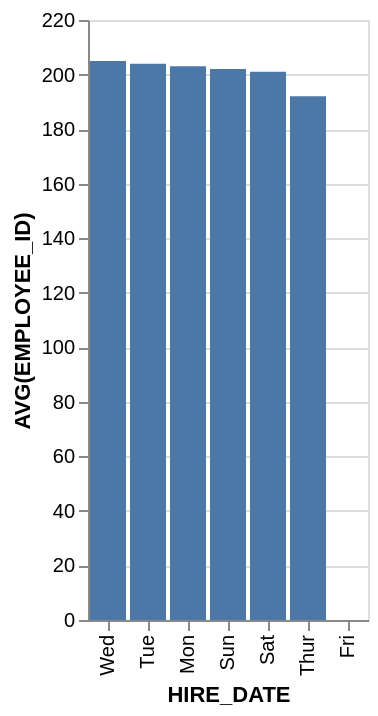

The specification (Vega-Lite) saved for this image:
### Vega-Lite specification from a JSON file in a GitHub repository (floating-point values rounded to 4 significant figures)
{"data": {"values": [{"x_data": "Mon", "y_data": 203}, {"x_data": "Tue", "y_data": 204}, {"x_data": "Wed", "y_data": 205}, {"x_data": "Thur", "y_data": 192}, {"x_data": "Fri", "y_data": 0}, {"x_data": "Sat", "y_data": 201}, {"x_data": "Sun", "y_data": 202}]}, "mark": "bar", "encoding": {"x": {"field": "x_data", "type": "nominal", "title": "HIRE_DATE", "sort": {"op": "sum", "field": "y_data", "order": "descending"}}, "y": {"field": "y_data", "type": "quantitative", "title": "AVG(EMPLOYEE_ID)"}}}
